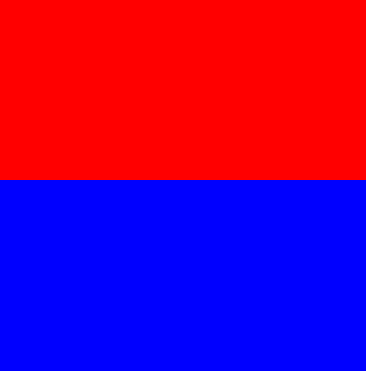
#> input picture image_histogram/images/red_blue.jpg, 366 x 371 px, found by its file name
$ jupyter execute histogram.ipynb
#> lines starting #> are read from the running program, lines starting #| are printed output that depends on the picture
# **Histogram**

Her bir piksel 0-255 arasında değer alır.

Bir görüntüde örneğin 240 piksel değerinden, 1 piksel değerinden ne kadar olduğu kısacası hangi piksel değerinden kaç tane bulunduğu hakkındaki bilgi görüntü histogramı ile alınabilir.

Histograma bakılarak görüntünün ton dağılımı anlaşılabilir.

[cell 1]
import cv2
import matplotlib.pyplot as plt
import numpy as np

[cell 2]
#read image
img = cv2.imread(r"C:\Users\ilhan\Desktop\red_blue.jpg")
#> img is the input picture: shape (371, 366, 3); mean B, G, R 131.3, 0, 123.7

[cell 3]
#converting image bgr to rgb formar
img = cv2.cvtColor(img, cv2.COLOR_BGR2RGB)

[cell 4]
plt.figure()
plt.imshow(img)
plt.axis("off")
plt.title("Red-Blue Image")
plt.show()

[cell 5]
img_hist = cv2.calcHist([img], channels = [0], mask = None, histSize = [256], ranges = [0,256])
#> img_hist = 256 values, max 69906 at index 0, min 0 at index 1, mean 530.4
#mask parametresi ile maskeleme işlemi yapılır.
#bu yöntem ile görselin belli bir kısmı alınır.

[cell 6]
print(img_hist.shape)
#| (256, 1)

Grayscale formatında tek bir channel kullanılmıştır.

0-255 arasında toplam 256 piksel vardır.

[cell 7]
plt.figure()
plt.plot(img_hist)
plt.title("Grayscale Histogram")
plt.show()
#> figure, not shown here; curve peaks at x = 0, y = 69906

[cell 8]
color = ("b", "g", "r")

[cell 9]
plt.figure()
for i,c in enumerate(color):
    hist = cv2.calcHist([img], channels = [i], mask = None, histSize = [256], ranges = [0,256])
    plt.plot(hist, color = c)
    plt.title("Color Histogram")
#> figure, not shown here; curve peaks at x = 0, y = 69906; curve peaks at x = 0, y = 135786; curve peaks at x = 255, y = 69906

[cell 10]
print("Image Shape",img.shape)
#| Image Shape (371, 366, 3)

[cell 11]
print("Total Pixel Value: ",371*366)

135786 piksel yeşildir ve bu pikseller 0 değerindedir.

Çünkü görselde mavi ve kırmızı bölümde, yeşil genliği bulunmamaktadır.

Mavi ve kırmızı ise bu değerin yaklaşık olarak yarısıdır.

Çünkü kırmızı kısımda mavi, mavi kısımda da kırmızı bulunmamaktadır.

Bu yüzden kırmızı bölümde mavi genliği ve mavi bölümde kırmızı genliği 0'dır.

Mavi kısımda bulunan mavi ve kırmızı kısımda bulunan kırmızı genliği yaklaşık 70000 civarındadır ve 255 ile ifade edilmiştir.

Bu örnekten sonra Golden State Köprüsü görselinin genliklerinin dağılımına bakılacaktır.

Burada maskeleme işlemi kullanılıp görselin küçük bir bölümüne odaklanılacaktır.

[cell 12]
#read image
golden_gate = cv2.imread(r"C:\Users\ilhan\Desktop\goldenGate.jpg")
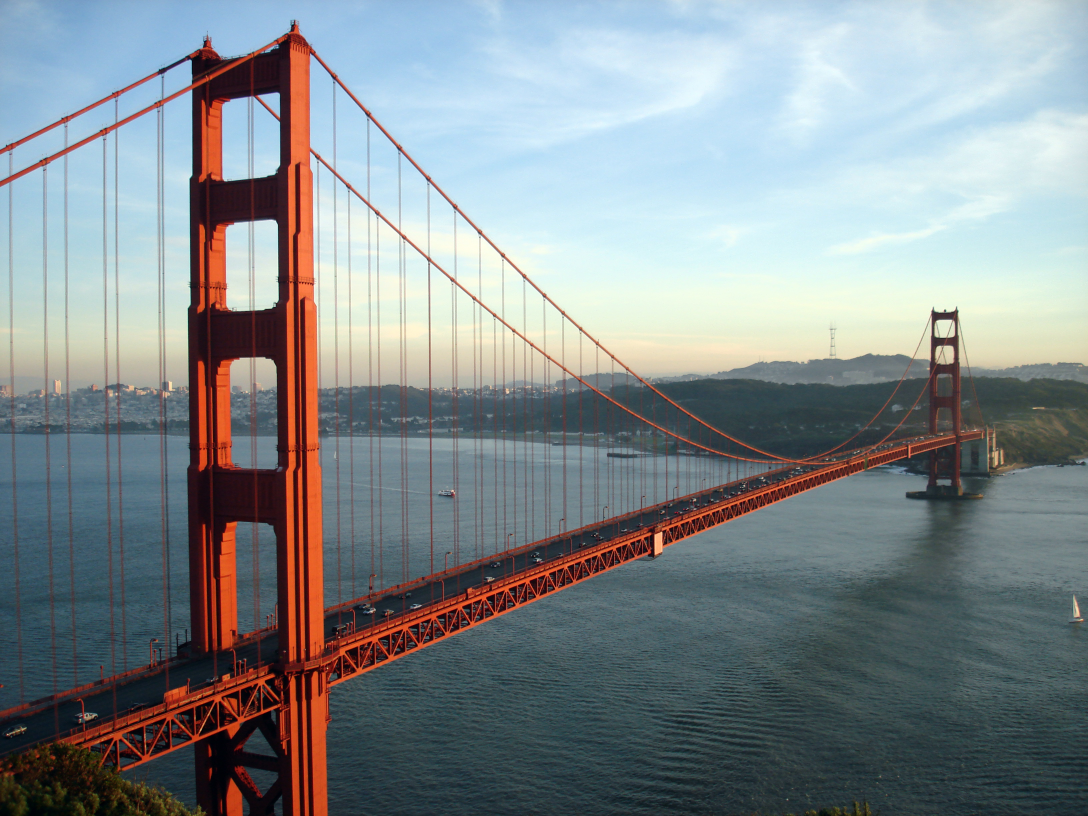
#> input picture image_histogram/images/goldenGate.jpg, 3264 x 2448 px, found by its file name (shown at 1/3 size)
#> golden_gate is the input picture: shape (2448, 3264, 3); mean B, G, R 141.3, 138.3, 130.3

[cell 13]
#converting image bgr to rgb formar
golden_gate = cv2.cvtColor(golden_gate, cv2.COLOR_BGR2RGB)

[cell 14]
plt.figure()
plt.imshow(golden_gate)
plt.axis("off")
plt.title("Golden State")
plt.show()

[cell 15]
print("Image Shape",golden_gate.shape)
#| Image Shape (2448, 3264, 3)

[cell 16]
print("Total Pixel Value: ",2448*3264*3)

Oldukça büyük bir görüntü olduğu görülmektedir.

[cell 17]
mask = np.zeros(golden_gate.shape[:2], np.uint8)

[cell 18]
plt.figure()
plt.imshow(mask, cmap = "gray")
plt.axis("off")
plt.title("Maske")
plt.show()

1'lerden oluştuğu için siyah görünümdedir.

Bu maske görselin tamamına uygulanırsa hiçbir şey gözükmez.

Bu nedenle maske üzerinde bir delik açılacaktır.

Görselin maskedeki deliğinin denk geldiği kısmın dışında kalan alan maskelenmiş olacaktır.

[cell 19]
mask[1500:2000, 1000:2000] = 255

Maskede bu aralıktaki pikseller 255 değerindedir, beyazdır.

[cell 20]
plt.figure()
plt.imshow(mask, cmap = "gray")
plt.axis("off")
plt.title("Maske")
plt.show()
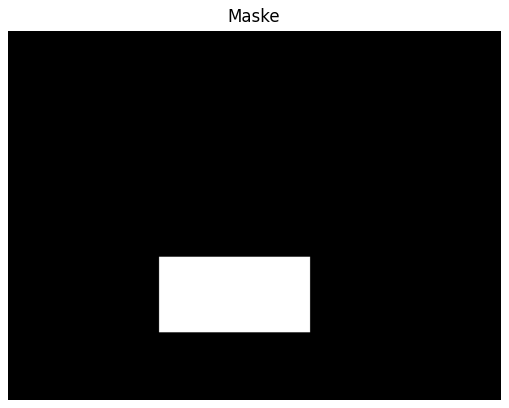
#> figure drawn by matplotlib, 1 panel

[cell 21]
masked_img = cv2.bitwise_and(golden_gate, golden_gate, mask = mask)
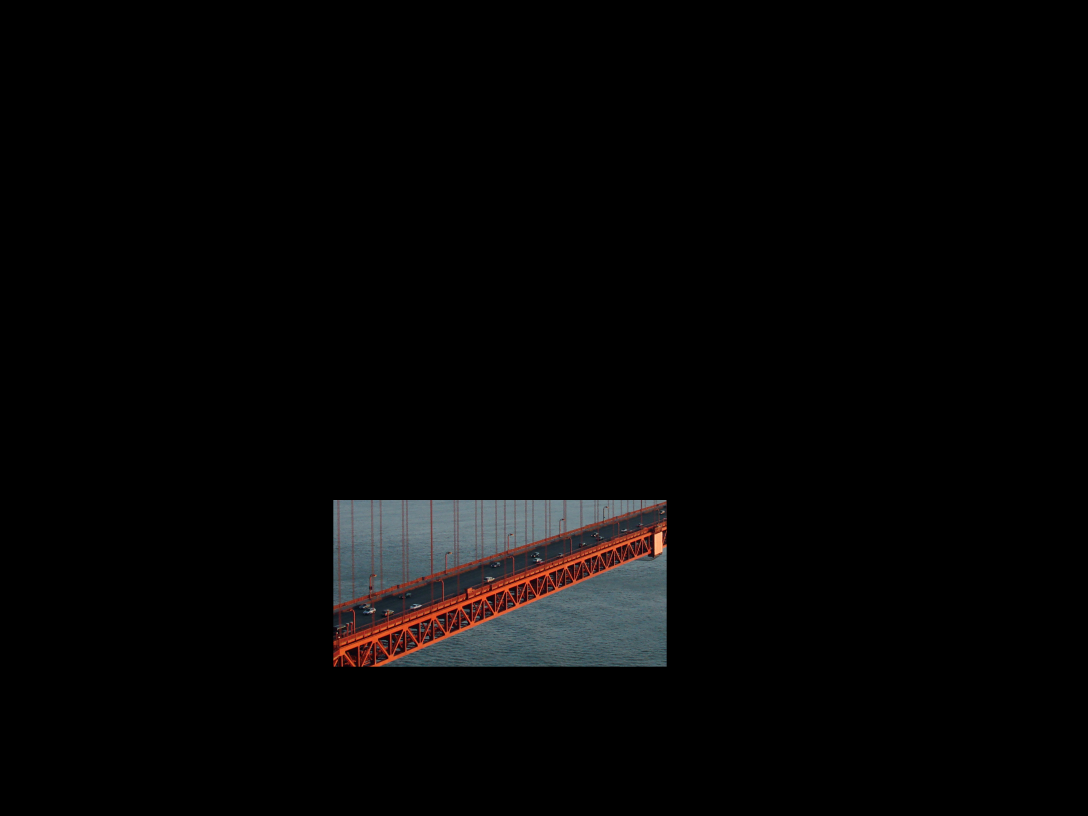
#> masked_img: shape (2448, 3264, 3) (shown at 1/3 size); mean R, G, B 5.8, 5.3, 5.4

[cell 22]
plt.figure()
plt.imshow(masked_img, cmap = "gray")
plt.axis("off")
plt.title("Masked Image")
plt.show()

Bu yöntem ile orijinal görselin istenmeyen kısımları atılıp, sadece istenilen kısım ile işlem yapılır.

[cell 23]
masked_img_hist_red = cv2.calcHist([golden_gate], channels = [0], mask = mask, histSize = [256], ranges = [0,256])
#> masked_img_hist_red = 256 values, max 8086 at index 81, min 15 at index 250, mean 1953.1
masked_img_hist_green = cv2.calcHist([golden_gate], channels = [1], mask = mask, histSize = [256], ranges = [0,256])
#> masked_img_hist_green = 256 values, max 9678 at index 99, min 0 at index 218, mean 1953.1
masked_img_hist_blue = cv2.calcHist([golden_gate], channels = [2], mask = mask, histSize = [256], ranges = [0,256])
#> masked_img_hist_blue = 256 values, max 7664 at index 105, min 0 at index 182, mean 1953.1

[cell 24]
plt.figure()
plt.subplot(4, 1, 1)
plt.plot(masked_img_hist_red, color='r')
plt.title("Histogram of Red Pixels")
plt.show()
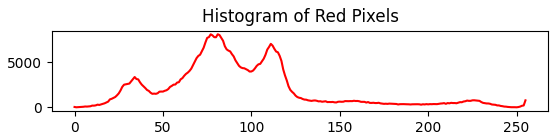
#> figure drawn by matplotlib, 1 panel; curve peaks at x = 81, y = 8086

plt.subplot(4, 1, 2)
plt.plot(masked_img_hist_green, color='g')
plt.title("Histogram of Green Pixels")
plt.show()
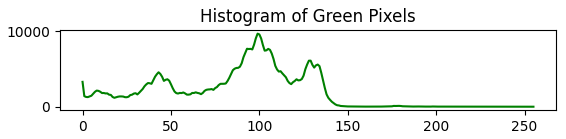
#> figure drawn by matplotlib, 1 panel; curve peaks at x = 99, y = 9678

plt.subplot(4, 1, 3)
plt.plot(masked_img_hist_blue, color='b')
plt.title("Histogram of Blue Pixels")
plt.show()
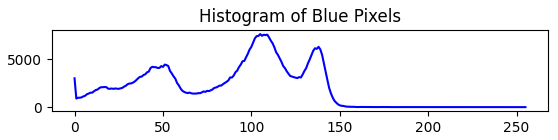
#> figure drawn by matplotlib, 1 panel; curve peaks at x = 105, y = 7664

Channel 0 seçildiğinden kırmızı renkli pikselin genlik dağılımı,

Channel 1 seçildiğinden yeşil renkli pikselin genlik dağılımı,

Channel 2 seçildiğinden mavi renkli pikselin genlik dağılımı subplot kullanılarak histogramlar ile çizdirilmiştir.

Maskeleme işleminden sonra Histogram eşitleme yöntemi kullanılacaktır.

Bu yöntem görseldeki kontrastı (karşıtlık) arttırmayı sağlar.

Kontrast artılırdığında görüntünün detayları ortaya çıkarılarak anlaşılabilirliği artırılabilir.

[cell 25]
img1 = cv2.imread(r"C:\Users\ilhan\Desktop\hist_equ.jpg", 0)
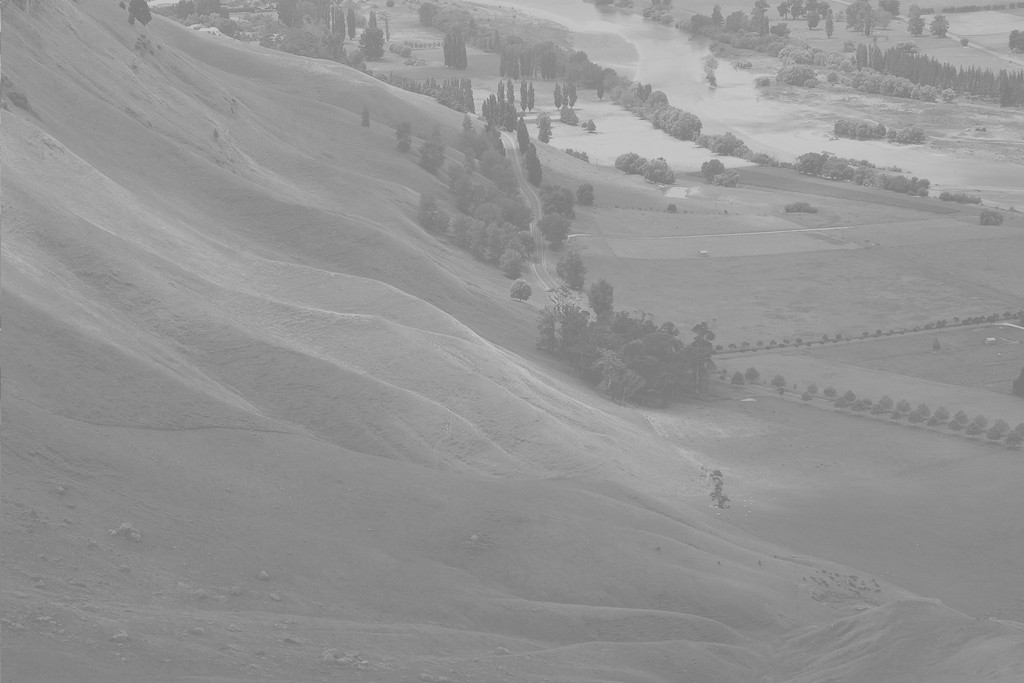
#> input picture image_histogram/images/hist_equ.jpg, 1024 x 683 px, found by its file name
#> img1 is the input picture: shape (683, 1024); min 114, max 208, mean 148

[cell 26]
plt.figure()
plt.imshow(img1, cmap = "gray")
plt.axis("off")
plt.title("Orijinal Görsel")
plt.show()

[cell 27]
img1_hist = cv2.calcHist([img1], channels = [0], mask = None, histSize = [256], ranges = [0,256])
#> img1_hist = 256 values, max 28701 at index 137, min 0 at index 0, mean 2732

Görüntüde grayscale olduğundan tek bir channel bulunmaktadır.

[cell 28]
plt.figure()
plt.plot(img1_hist)
plt.title("Grayscale Histogram")
plt.show()
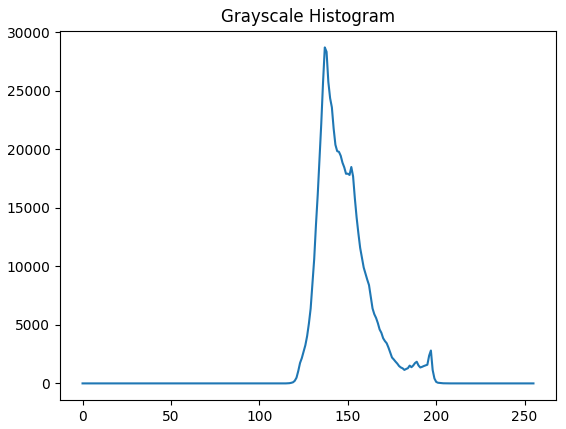
#> figure drawn by matplotlib, 1 panel; curve peaks at x = 137, y = 28701

[cell 29]
#histogram equalization
eq_hist = cv2.equalizeHist(img1)
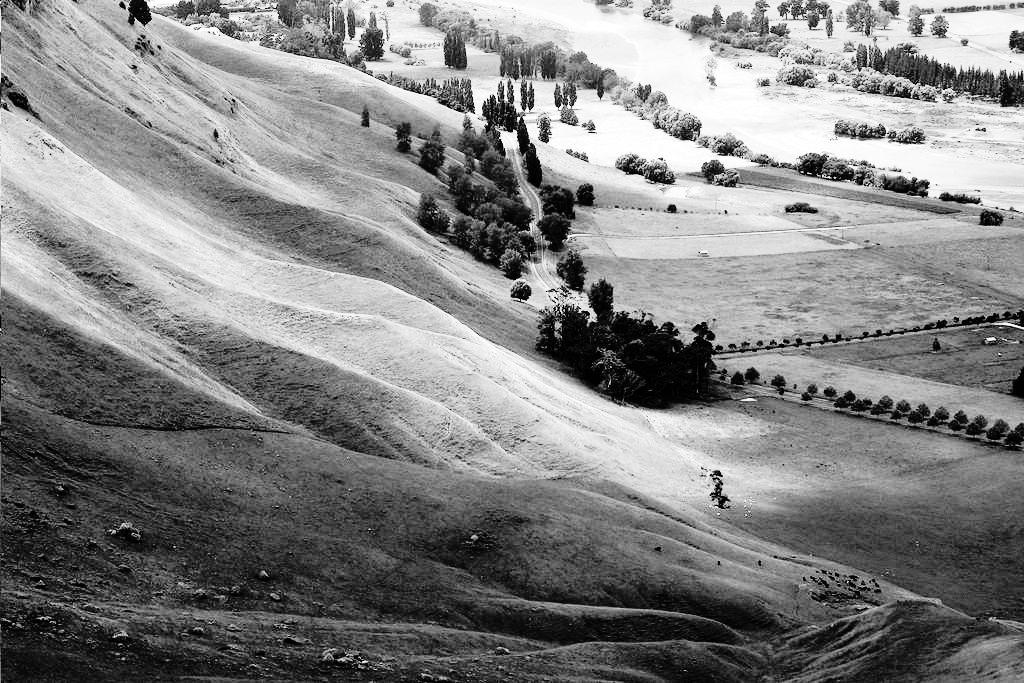
#> eq_hist: shape (683, 1024); min 0, max 255, mean 130.5

[cell 30]
plt.figure()
plt.imshow(eq_hist, cmap = "gray")
plt.axis("off")
plt.title("Orijinal Görsel")
plt.show()

Histogram eşitleme yöntemiyle görüntünün kontrastı artırılmıştır.

Koyu renkler 0'a açık renkler 255'e yaklaştırılmıştır, böylelikle renklerin arası açılmıştır.

Renklerin arası kontrast artırılarak 0-255 range'ini daha iyi kullanmak hedeflenir, böylece görüntünün daha iyi ortaya çıkması sağlanır.

[cell 31]
eq_img1_hist = cv2.calcHist([eq_hist], channels = [0], mask = None, histSize = [256], ranges = [0,256])
#> eq_img1_hist = 256 values, max 28701 at index 63, min 0 at index 5, mean 2732

[cell 32]
plt.figure()
plt.plot(eq_img1_hist)
plt.title("Equalized Histogram")
plt.show()
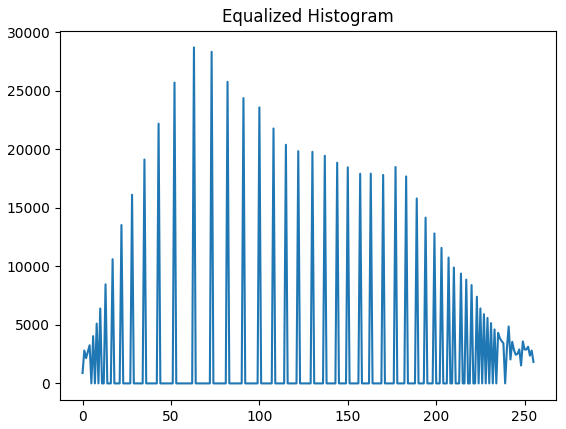
#> figure drawn by matplotlib, 1 panel; curve peaks at x = 63, y = 28701
